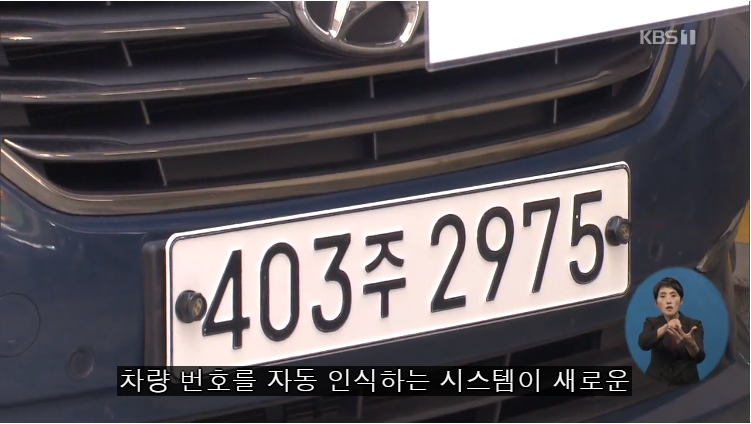
#> input picture base/403_2975.PNG, 751 x 424 px, found by its file name; its folder holds only this picture in this run
$ python lp_detection_20200703164507.py
#> lines starting #> are read from the running program, lines starting #| are printed output that depends on the picture; after the words box and inside, x2 and y2 are one past the last pixel; in counts of white or black regions, pixels touching at a corner belong together
import os
import math
import cv2
import numpy as np
from PIL import Image, ImageEnhance

import pytesseract
pytesseract.pytesseract.tesseract_cmd = r"C:\Program Files\Tesseract-OCR\tesseract.exe"

def recogLp(filename):
#> called with filename = '403_2975.PNG'
    path = './base/' + filename
    img = cv2.imread(path, cv2.IMREAD_COLOR)
#> img is the input picture: shape (424, 751, 3); mean B, G, R 92.6, 88.3, 92.9
    img_h, img_w = img.shape[:2]
#> img_h = 424; img_w = 751
    org_img = img.copy()
    img = cv2.cvtColor(img, cv2.COLOR_BGR2GRAY) # color gray
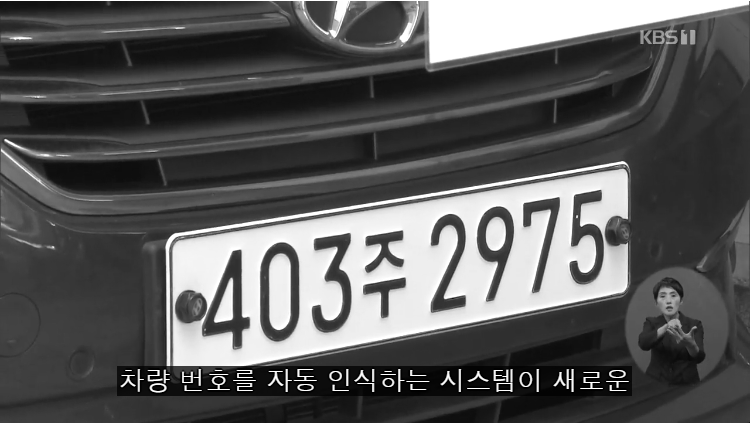
#> img: shape (424, 751); min 0, max 255, mean 90.2
    img = cv2.bilateralFilter(img, 9, 75, 75) # blur filter
    img = cv2.Canny(img, 50, 50) # extract edge
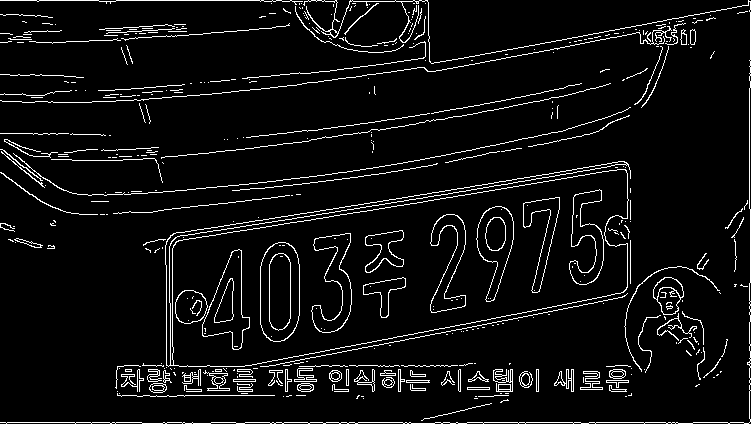
#> img: shape (424, 751); 6% white in thin lines or dots

    contours, _ = cv2.findContours(img, cv2.RETR_TREE, cv2.CHAIN_APPROX_SIMPLE) # objects list
#> contours = 523 contours, 409 with area under 20; largest, box (x1, y1, x2, y2) and area: (165, 161, 631, 367) 60542, (172, 169, 629, 367) 58521, (260, 242, 300, 342) 3415, (260, 242, 300, 342) 3382, (202, 249, 250, 350) 2372

    ### DETECT ###

    rec_box = []; points = [];
    f_count = 0; select = 0;
    for i in range(len(contours)):
        x, y, w, h = cv2. boundingRect(contours[i])
        area = w*h; ratio = float(w)/h;
        # filter out by box size <<OVERFITTED
        if ratio >= 0.3 and ratio < 1.0 and area >= 2000 and area <= 5000:
            # print("x: ", x, " y: ", y, " w: ", w, " h: ", h)
            # print("ratio: ", ratio, " area: ", area)
            points.append((x, y, w, h)) # points[]
            # cv2.rectangle(org_img, (x, y), (x+w, y+h), (0, 225, 0), 1)
            rec_box.append(cv2.boundingRect(contours[i]))
#> this loop made 523 passes
#> (x, y, w, h, area, ratio) on passes 1, 2, 9: (421, 403, 71, 18, 1278, 3.94), (500, 399, 9, 4, 36, 2.25), (478, 395, 31, 2, 62, 15.5)
#> after the loop, points = 14 items, first 6: (202, 249, 48, 101), (202, 249, 48, 101), (260, 242, 40, 100), (260, 242, 40, 100), (311, 233, 41, 100), (311, 233, 41, 100); rec_box has the same summary as points

    # bubble sort TO FIND PLATE
    for i in range(len(rec_box)):
        for j in range(len(rec_box)-(i+1)):
            if rec_box[j][0] > rec_box[j+1][0]:
                tmp = rec_box[j]
                rec_box[j] = rec_box[j+1]
                rec_box[j+1] = tmp
#> this loop made 14 passes
    # measure length between rectangles TO FIND PLATE
    for m in range(len(rec_box)):
        count = 0
        for n in range(m+1, len(rec_box)-1):
            delta_x = abs(rec_box[n+1][0]-rec_box[m][0])
            if delta_x > 150: break;
            delta_y = abs(rec_box[n+1][1]-rec_box[m][1])
            if delta_x == 0: delta_x = 1
            if delta_y == 0: delta_y = 1
            gradient = float(delta_y)/float(delta_x)
            if gradient < 0.25: count += 1
        if count > f_count:
            f_count = count; select = m
#> this loop made 14 passes
#> (f_count, select) on passes 1, 7: (4, 0), (6, 6)
#> after the loop, f_count = 6; select = 6

    # calculate plate width
    first_p_box = points[0]
#> first_p_box = (202, 249, 48, 101)
    last_p_box = points[len(points)-1]
#> last_p_box = (569, 189, 35, 96)
    a = abs(last_p_box[0]+last_p_box[2] - first_p_box[0])
#> a = 402
    b = abs(last_p_box[1] - first_p_box[1])
#> b = 60
    plate_w = math.sqrt(a**2 + b**2)
#> plate_w = 406.5

    # adjust perspective
    p1 = np.float32([
        [first_p_box[0], first_p_box[1]],
        [last_p_box[0]+last_p_box[2], last_p_box[1]],
        [first_p_box[0], first_p_box[1]+first_p_box[3]],
        [last_p_box[0]+last_p_box[2], last_p_box[1]+last_p_box[3]]
    ])
#> p1 = [[202, 249], [604, 189], [202, 350], [604, 285]]
    p2 = np.float32([
        [first_p_box[0], first_p_box[1]],
        [first_p_box[0]+plate_w, first_p_box[1]],
        [first_p_box[0], first_p_box[1]+first_p_box[3]],
        [first_p_box[0]+plate_w, first_p_box[1]+first_p_box[3]]
    ])
#> p2 = [[202, 249], [608.5, 249], [202, 350], [608.5, 350]]
    org_img = cv2.warpPerspective(org_img, cv2.getPerspectiveTransform(p1, p2), (img_w, img_h))
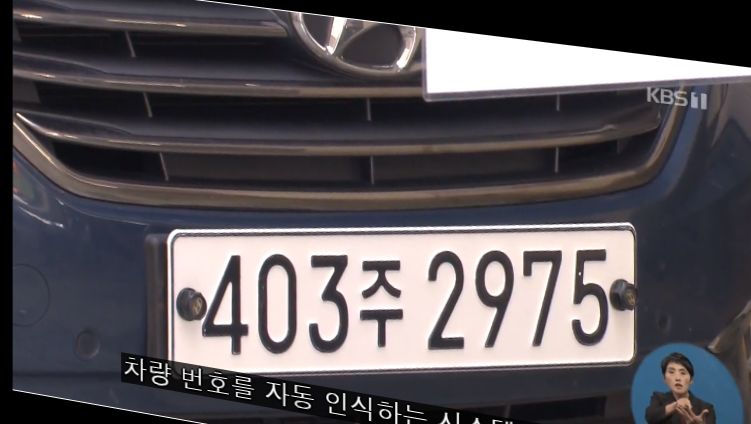
#> org_img: shape (424, 751, 3); mean B, G, R 89.5, 85.5, 90

    # resize lp by offset <<OVERFITTED
    org_img=org_img[rec_box[select][1]:rec_box[select][3]+rec_box[select][1],rec_box[select][0]:rec_box[select][0]]
#> org_img = empty array
#> (the run stopped early here; a loop or call above may not have finished)
